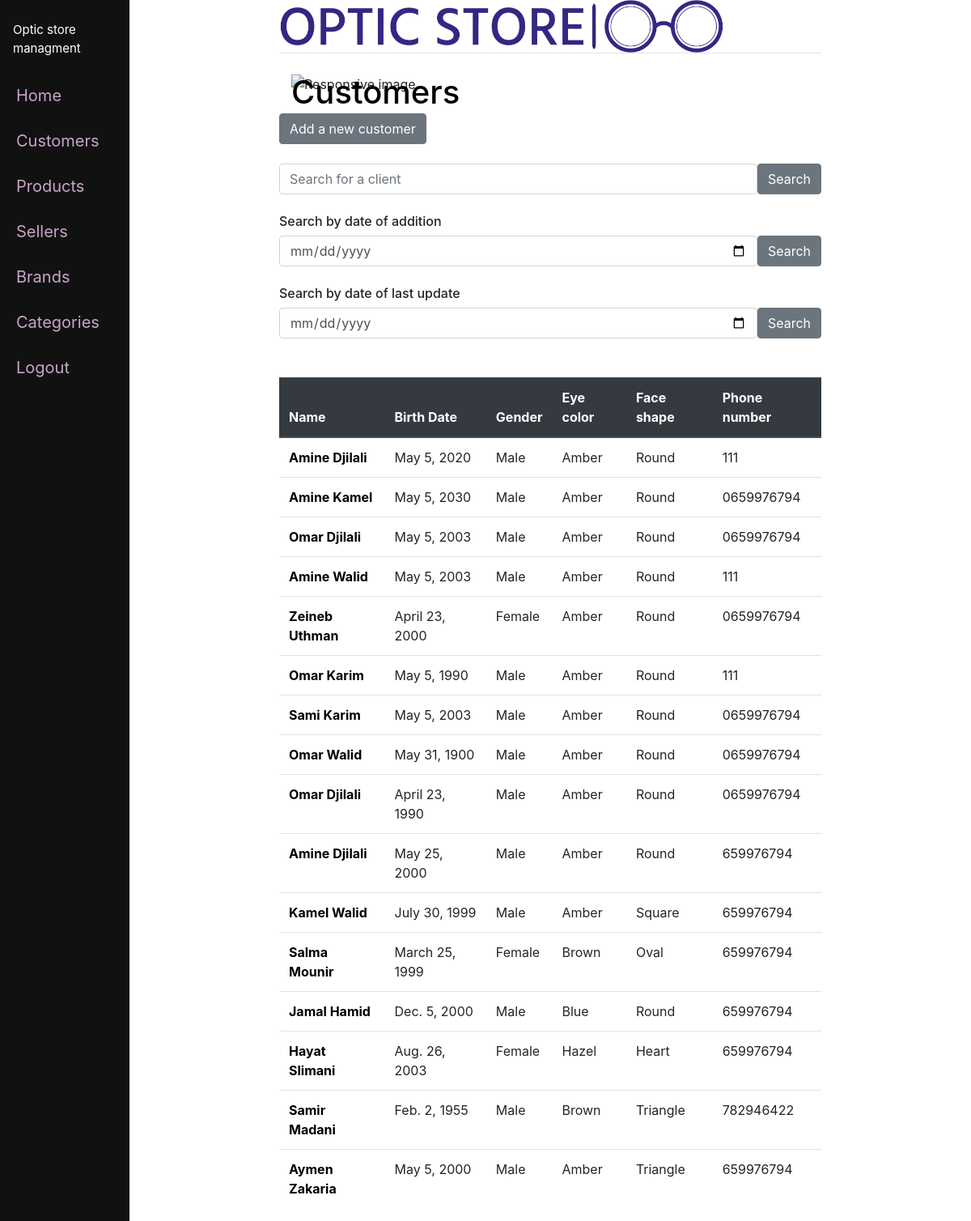
Screenshot of /clients/ (signed in) with the database file from the repository.
### optic/models.py (models this page shows)
class Client(models.Model):
    ROUND = 'Round'
    SQUARE = 'Square'
    TRIANGLE = 'Triangle'
    OVAL = 'Oval'
    HEART = 'Heart'
    SHAPES = [
        (ROUND, ('Round')),
        (SQUARE, ('Square')),
        (TRIANGLE, ('Triangle')),
        (OVAL, ('Oval')),
        (HEART, ('Heart')),
    ]
    MALE = 'Male'
    FEMALE = 'Female'
    GENDERR = [
        (MALE, ('Male')),
        (FEMALE, ('Female')),
    ]
    AMBER = 'Amber'
    BLUE = 'Blue'
    BROWN = 'Brown'
    GRAY = 'Gray'
    GREEN = 'Green'
    HAZEL = 'Hazel'
    RED = 'Red'
    ECOLOR = [
        (AMBER, ('Amber')),
        (BLUE, ('Blue')),
        (BROWN, ('Brown')),
        (GRAY, ('Gray')),
        (GREEN, ('Green')),
        (HAZEL, ('Hazel')),
        (RED, ('Red')),
    ]
    PALE = 'Pale'
    FAIR = 'Fair'
    MEDIUM = 'Medium'
    OLIVE = 'Olive'
    BR = 'Brown'
    DARK = 'Dark'
    SKINT = [
        (PALE, ('Pale')),
        (FAIR, ('Fair')),
        (MEDIUM, ('Medium')),
        (OLIVE, ('Olive')),
        (BR, ('Brown')),
        (DARK, ('Dark')),
    ]
    first_name = models.CharField(max_length=100)
    last_name = models.CharField(max_length=100)
    added_at = models.DateTimeField(default=datetime.datetime.now)
    birthdate = models.DateField(null=True)
    last_update = models.DateTimeField(default=datetime.datetime.now)
    gender = models.CharField(max_length=10, choices=GENDERR)
    face_shape = models.CharField(max_length=10, choices=SHAPES)
    eye_color = models.CharField(max_length=10, choices=ECOLOR)
    skin_color = models.CharField(max_length=10, choices=SKINT)
    phone_number = models.CharField(max_length=10, null=True)
    added_by = models.CharField(max_length=30, null=True)
    edited_by = models.CharField(max_length=30, null=True)
    def __str__(self) -> str:
        return (f"{self.first_name} {self.last_name}")

### optic/views.py (the view)
# urls.py: path('clients/', views.viewclient, name='clients'),
def viewclient(request):
    clients = Client.objects.all().order_by('-added_at')
    return render(request, 'clients.html', {'clients':clients})

### optic/templates/clients.html (shortened to what this page needs)
{% extends 'base.html' %}
{% load static %}
{% block content%}
{% if user.is_authenticated %}
	<div class="container animate">
		<h1 style="position: absolute; text-align: left; color: #000000;">Customers</h1>
		<img src='{% static "client.png" %}' style="width: 100%; height: 50px; object-fit: cover;" alt="Responsive image">
	</div>
	<form action="{% url 'add_client' %}">
		<button class="btn btn-secondary" type="submit">
			Add a new customer
		</button>
	</form>
	<form class="d-flex" method="POST" action="{% url 'search_client' %}">
	  <input class="form-control me-2" type="search" placeholder="Search for a client" aria-label="Search" name="searchbar">
	  <button class="btn btn-secondary">Search</button>
	</form>
	<h6>Search by date of addition</h6>
	<form class="d-flex" method="POST" action="{% url 'search_client_date' %}">
		<input class="form-control me-2" type="date" placeholder="Search for a client" aria-label="Search" name="day">
		<button type="submit" class="btn btn-secondary">Search</button>
	  </form>
	<h6>Search by date of last update</h6>
	<form class="d-flex" method="POST" action="{% url 'search_client_date2' %}">
		<input class="form-control me-2" type="date" placeholder="Search for a client" aria-label="Search" name="dayd">
		<button type="submit" class="btn btn-secondary">Search</button>
	  </form>
	<table class="table table-hover">
		<thead class="thead-dark">
		  <tr>
			<th scope="col">Name</th>
			<th scope="col">Birth Date</th>
			<th scope="col">Gender</th>
			<th scope="col">Eye color</th>
			<th scope="col">Face shape</th>
			<th scope="col">Phone number</th>
		  </tr>
		</thead>
		<tbody>
		{% if clients %}
			{% for client in clients %}
				<tr>
					<th scope="row" class="animate pop delay-1"><a href="/oneclient/{{client.id}}">{{ client }}</a></th>
					<td class="animate pop delay-2">{{ client.birthdate }}</td>
					<td class="animate pop delay-3">{{ client.gender }}</td>
					<td class="animate pop delay-4">{{ client.eye_color }}</td>
					<td class="animate pop delay-5">{{ client.face_shape }}</td>
					<td class="animate pop delay-6">{{ client.phone_number }}</td>
				</tr>
			{% endfor %}
		{% endif %}
		</tbody>
		</table>
{% else %}
<small><a href="/">Login</a> to view this page</small>
{% endif %}
{% endblock %}

### optic/templates/base.html (shortened to what this page needs)
<!doctype html>
<html>
<head>
	<link rel="stylesheet" href="https://cdn.jsdelivr.net/npm/bootstrap@4.3.1/dist/css/bootstrap.min.css">
</head>
{% load static %}
<body>
	<div class="sidenav">
		<p>Optic store managment</p>
		<a class="nav-link" href="/">Home</a>
		{% if user.is_authenticated %}
		<a class="nav-link" href="{% url 'clients' %}">Customers</a>
		<a class="nav-link" href="{% url 'products' %}">Products</a>
		<a class="nav-link" href="{% url 'sellers' %}">Sellers</a>
		<a class="nav-link" href="{% url 'brand' %}">Brands</a>
		<a class="nav-link" href="{% url 'category' %}">Categories</a>
		<a class="nav-link" href="{% url 'logout' %}">Logout</a>
		{% else %}
		<a class="nav-link" href="{% url 'register' %}">Register</a>
		<a class="nav-link" href="{% url 'home' %}">Login</a>
		{% endif %}
	</div>
	<div id="content", name="content", class="main">
		<div class="row justify-content-center">
			<div class="col-8">
				<img src='{% static "logo1.png" %}' alt=" " width="550px" title="Optic store">
				<hr class="mt-0 mb-4">
					{% block content%}
					{% endblock %}
			</div>
		</div>
	</div>
</body>
</html>

### optic/templates/base.html (style rules this page uses)
.sidenav { height:100%; width:160px; position:fixed; z-index:1; top:0; left:0; background-color:#111; overflow-x:hidden; padding-top:20px; }
.sidenav a { padding:6px 8px 20px 20px; text-decoration:none; font-size:20px; color:#c9a4c9; display:block; }
.sidenav p { padding:6px 8px 10px 16px; text-decoration:none; font-size:15px; color:#ffffff; display:block; }
.main { margin-left:160px; padding:0px 10px; }
.animate { animation-duration: 0.5s; animation-name: animate-fade; animation-delay: 0.1s; animation-fill-mode: backwards; }
.animate.pop { animation-name: animate-pop; animation-timing-function: cubic-bezier(.26,.53,.74,1.48); }
.delay-1 { animation-delay: 0.6s; }
.delay-2 { animation-delay: 0.7s; }
.delay-3 { animation-delay: 0.8s; }
.delay-4 { animation-delay: 0.9s; }
.delay-5 { animation-delay: 1.0s; }
.delay-6 { animation-delay: 1.1s; }
.main a { color: rgb(0, 0, 0); }

### rows the page displays
Client: first_name+last_name "Amine Djilali", birthdate "May 5, 2020", gender "Male", eye_color "Amber", face_shape "Round", phone_number "111"
Client: first_name+last_name "Amine Kamel", birthdate "May 5, 2030", gender "Male", eye_color "Amber", face_shape "Round", phone_number "0659976794"
Client: first_name+last_name "Omar Djilali", birthdate "May 5, 2003", gender "Male", eye_color "Amber", face_shape "Round", phone_number "0659976794"
Client: first_name+last_name "Amine Walid", birthdate "May 5, 2003", gender "Male", eye_color "Amber", face_shape "Round", phone_number "111"
Client: first_name+last_name "Zeineb Uthman", birthdate "April 23, 2000", gender "Female", eye_color "Amber", face_shape "Round", phone_number "0659976794"
Client: first_name+last_name "Omar Karim", birthdate "May 5, 1990", gender "Male", eye_color "Amber", face_shape "Round", phone_number "111"
Client: first_name+last_name "Sami Karim", birthdate "May 5, 2003", gender "Male", eye_color "Amber", face_shape "Round", phone_number "0659976794"
Client: first_name+last_name "Omar Walid", birthdate "May 31, 1900", gender "Male", eye_color "Amber", face_shape "Round", phone_number "0659976794"
Client: first_name+last_name "Omar Djilali", birthdate "April 23, 1990", gender "Male", eye_color "Amber", face_shape "Round", phone_number "0659976794"
Client: first_name+last_name "Amine Djilali", birthdate "May 25, 2000", gender "Male", eye_color "Amber", face_shape "Round", phone_number "659976794"
Client: first_name+last_name "Kamel Walid", birthdate "July 30, 1999", gender "Male", eye_color "Amber", face_shape "Square", phone_number "659976794"
Client: first_name+last_name "Salma Mounir", birthdate "March 25, 1999", gender "Female", eye_color "Brown", face_shape "Oval", phone_number "659976794"
Client: first_name+last_name "Jamal Hamid", birthdate "Dec. 5, 2000", gender "Male", eye_color "Blue", face_shape "Round", phone_number "659976794"
Client: first_name+last_name "Hayat Slimani", birthdate "Aug. 26, 2003", gender "Female", eye_color "Hazel", face_shape "Heart", phone_number "659976794"
Client: first_name+last_name "Samir Madani", birthdate "Feb. 2, 1955", gender "Male", eye_color "Brown", face_shape "Triangle", phone_number "782946422"
Client: first_name+last_name "Aymen Zakaria", birthdate "May 5, 2000", gender "Male", eye_color "Amber", face_shape "Triangle", phone_number "659976794"
